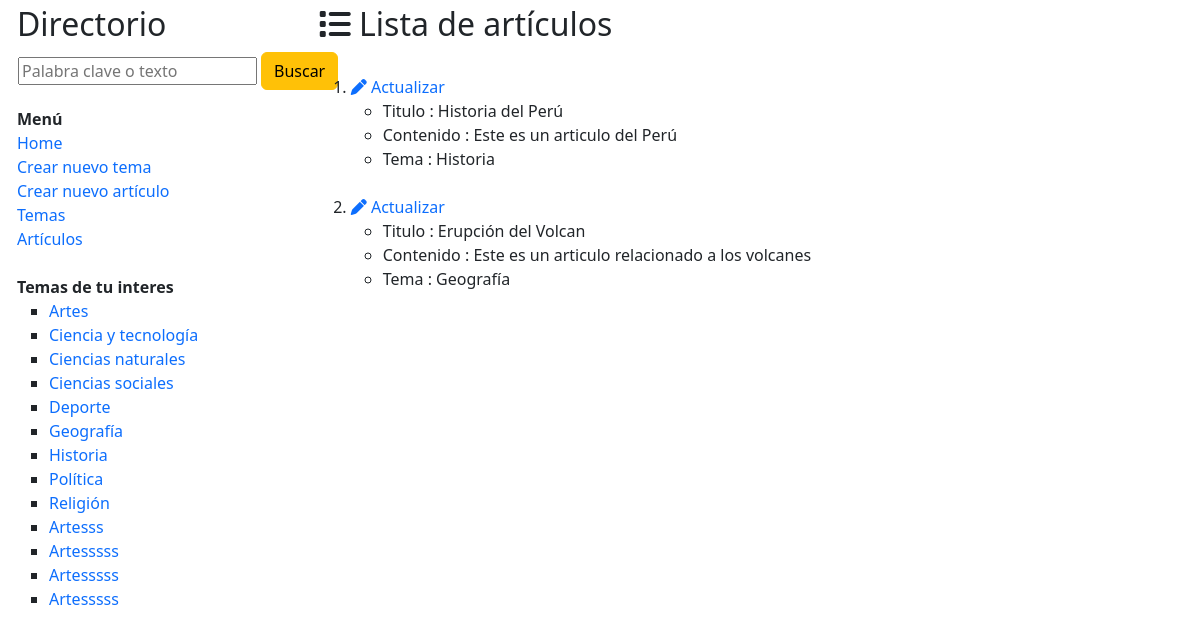
The page /articulos on the database as committed earlier.
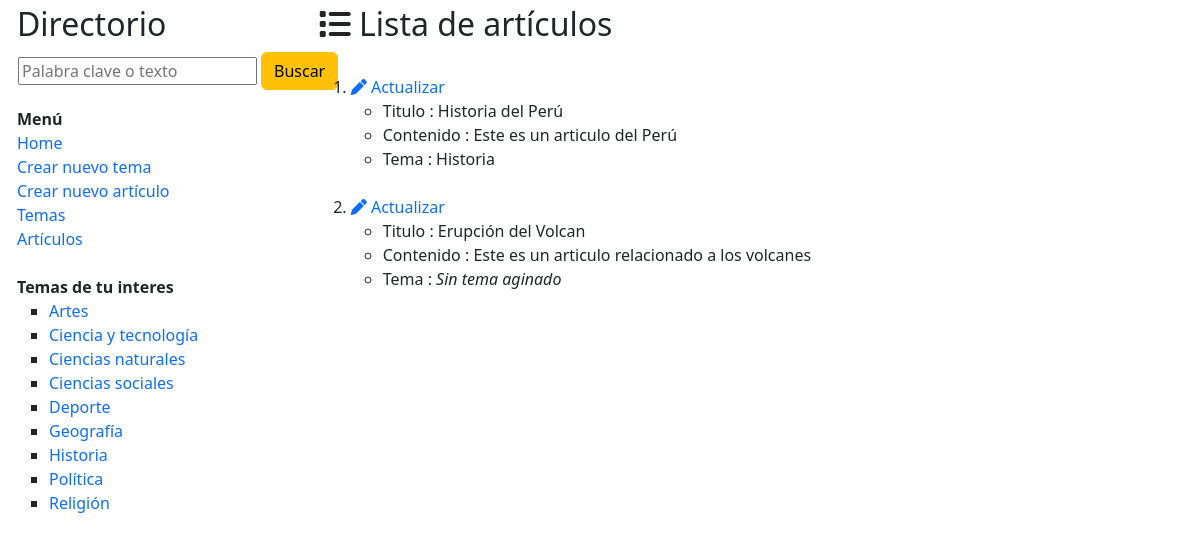
The same page on the database as committed later.
### wikiApp/models.py (models this page shows)
class temaWiki(models.Model):
    nombre = models.CharField(max_length=128, null=True, blank=True)
    descripcion = models.CharField(max_length=512, null=True, blank=True)

class articuloWiki(models.Model):
    titulo = models.CharField(max_length=128, null=True, blank=True)
    contenido = models.CharField(max_length=1024, null=True, blank=True)
    temaR = models.ForeignKey(temaWiki, null=True, blank=True, on_delete=models.SET_NULL)

### wikiApp/views.py (the view)
# urls.py: path('articulos', views.articulos, name='articulos'),
def articulos(request):
    listaArticulos = articuloWiki.objects.all()
    return render(request,'articulos.html',{
        'listaArticulos': listaArticulos,
        'listaTemas':temaWiki.objects.all()
    })

### wikiApp/templates/articulos.html (shortened to what this page needs)
{% extends "layout.html" %}
{% block contenido %}
    <h2><i class="fa-solid fa-list"></i> Lista de artículos</h2>
    <ol>
        {% for articulo in listaArticulos %}
        <br>
        <li> <a href="{% url 'wikiApp:actualizarArticulo' articulo.id %}"><i class="fa-solid fa-pen"></i> Actualizar</a>
            <ul>
                <li>Titulo : {{ articulo.titulo }}</li>
                <li>Contenido : {{ articulo.contenido }}</li>
                {% if articulo.temaR.nombre is null %}
                    <li>Tema : <i> Sin tema aginado</i></li>
                {% else %}
                    <li>Tema : {{ articulo.temaR.nombre }}</li>
                {% endif %}
            </ul>
        </li>
        {% endfor %}
    </ol>
{% endblock %}

### wikiApp/templates/layout.html (shortened to what this page needs)
{% load static %}
<html>
<head>
    <link href="https://cdn.jsdelivr.net/npm/bootstrap@5.3.0/dist/css/bootstrap.min.css" rel="stylesheet">
    <link rel="stylesheet" href="https://cdnjs.cloudflare.com/ajax/libs/font-awesome/6.3.0/css/all.min.css" />
    <link rel="stylesheet" href="{% static 'css/estilos.css'%}">
</head>
<body>
    <div class="row" style="margin-left:5px; margin-top:5px">
        <div class="col-3">
            <h2>Directorio</h2>
            <div>
                <form method="post" action="{% url 'wikiApp:buscarArticulo' %}">
                    <table>
                        <tr>
                            <td><input type="text" name="texto" placeholder="Palabra clave o texto"></td>
                            <td width="10"></td>
                            <td><input class="btn btn-warning" type="submit" value="Buscar"></td>
                        </tr>
                    </table>
                </form>
            </div>
            <b>Menú</b>
            <div>
                <a href="{% url 'wikiApp:inicio' %}"  >Home</a>
            </div>
            <div>
                <a href="{% url 'wikiApp:nuevoTema' %}">Crear nuevo tema</a>
            </div>
            <div>
                <a href="{% url 'wikiApp:nuevoArticulo' %}">Crear nuevo artículo</a>
            </div>
            <div>
                <a href="{% url 'wikiApp:temas' %}">Temas</a>
            </div>
            <div>
                <a href="{% url 'wikiApp:articulos' %}">Artículos</a>
            </div>
            <br>
            <div>
                <b>Temas de tu interes</b>
                <ul type="square">
                    {% for tema in listaTemas %}
                        <li><a href="{% url 'wikiApp:verTema' tema.id %}">{{ tema.nombre }}</a></li>
                    {% endfor %}
                </ul>
            </div>
        </div>
        <div class="col-8">
            {% block contenido %}
            {% endblock %}
        </div>
    </div>
</body>
</html>

Rows that differ between the two databases and show on the page:
removed temaWiki: nombre "Artesss"
removed temaWiki: nombre "Artesssss"
removed temaWiki: nombre "Artesssss"
removed temaWiki: nombre "Artesssss"
changed articuloWiki "Erupción del Volcan": temaR.nombre "Geografía" → (not shown); now shows "Sin tema aginado"
